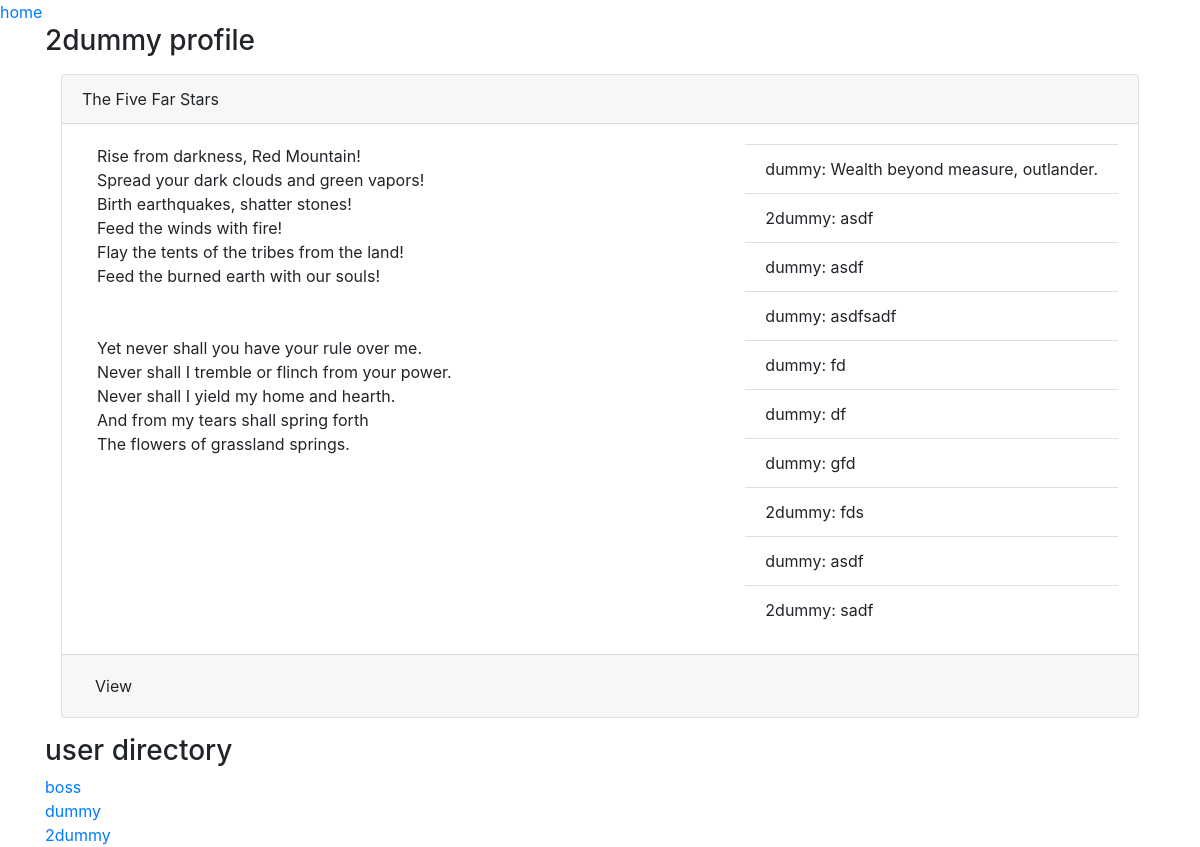
The page /charapp/profile/2dummy/ on the database as committed earlier.
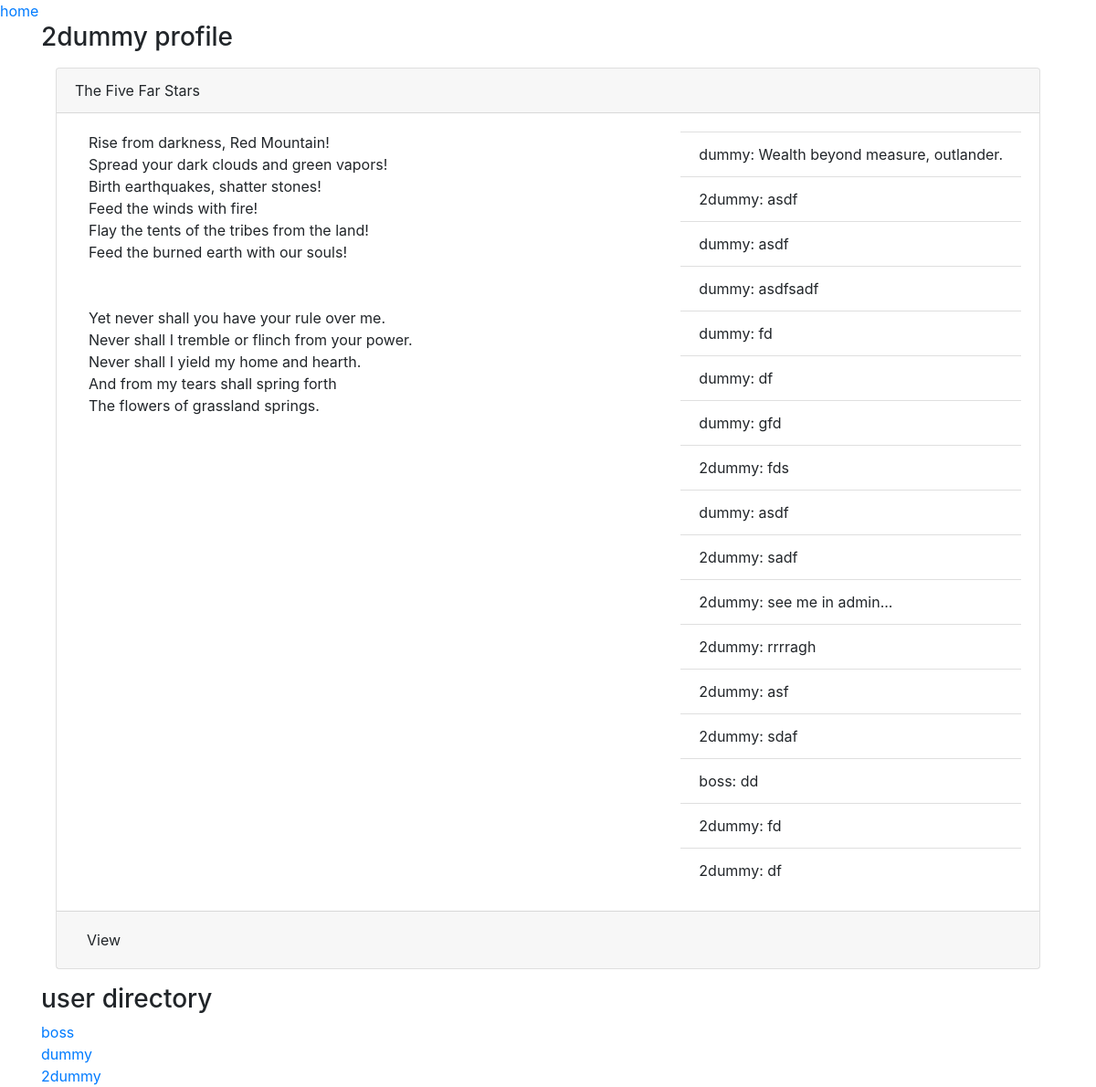
The same page on the database as committed later.
### charapp/models.py (models this page shows, shortened)
class Post(models.Model):
    user = models.ForeignKey(User, related_name = 'posts', on_delete = models.CASCADE)
    text = models.TextField()
    title = models.CharField(max_length = 50, blank=True, null=True)
    date_created = models.DateTimeField(auto_now_add = True)
    upload = models.FileField(upload_to='uploads/', blank = True, null = True)

class Comment(models.Model):
    user = models.ForeignKey(User, related_name = 'comments', on_delete = models.CASCADE)
    text = models.TextField()
    date_created = models.DateTimeField(auto_now_add = True)
    post = models.ForeignKey(Post, related_name = 'comments', on_delete = models.CASCADE)
    def __str__(self):
        return f'{self.user.username}: {self.text}'

### charapp/views.py (the view)
# urls.py: path('profile/<str:username>/', views.profile, name='profile'),
def profile(request, username):
    context = {
        'profile': User.objects.get(username = username),
        'userlist': User.objects.all(),
    }
    return render(request, 'charapp/profile.html', context)

### charapp/templates/charapp/profile.html (shortened to what this page needs)
{% extends 'charbucket/base.html' %}
{% block content %}
    <a href="{% url 'charapp:userhome' %}">home</a>
    <div class="container">
        <h3>{{profile.username}} profile</h3>
        {% for post in profile.posts.all %}
        <div class="card m-3">
                <div class="card-header">
                    {{post.title}}
                </div>
                <div class="card-body d-flex">
                    <div class="card-text col-sm">
                        {{post.text|safe}}
                    </div>
                    <ul class="list-group list-group-flush">
                        {% for comment in post.comments.all %}
                        <li class="list-group-item">{{comment}}</li>
                        {% endfor %}
                    </ul>
                </div>
                <div class="card-footer">
                    <a type="button" class="btn" href="{% url 'charapp:post_table' post.id %}">View</a>
                </div>
            </div>
        {% endfor %}
    </div>
    <div class="container">
        <h3>user directory</h3>
        {% for user in userlist %}
        <a href="{% url 'charapp:profile' user.username %}">{{user}}</a> <br>
        {% endfor %}
    </div>
{% endblock %}

### templates/charbucket/base.html (shortened to what this page needs)
{% load staticfiles %}
<!doctype html>
<html lang="en">
  <head>
    <link rel="stylesheet" href="https://stackpath.bootstrapcdn.com/bootstrap/4.3.1/css/bootstrap.min.css">
    <link href="{% static 'trix/trix.css' %}" rel="stylesheet">
  </head>
  <body>
    {% block content %}
    {% endblock %}
  </body>
</html>

Rows that differ between the two databases and show on the page:
added Comment: user+text "2dummy: see me in admin..."
added Comment: user+text "2dummy: rrrragh"
added Comment: user+text "2dummy: asf"
added Comment: user+text "2dummy: sdaf"
added Comment: user+text "boss: dd"
added Comment: user+text "2dummy: fd"
added Comment: user+text "2dummy: df"
